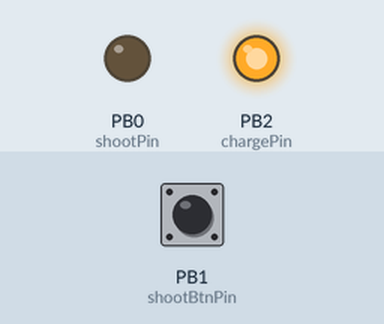
Recording of a program running on a simulated ATtiny85, built with avr-gcc and run on an emulated ATtiny85. Shown: output pins drawn as LEDs (lit = HIGH). The test bench sets the inputs (shaded band); at power-on: PB1 (shootBtnPin) HIGH.

Above: at 1.2 s.
1.3 s: PB1 (shootBtnPin) pulled LOW for 0.15 s
At 2.4 s:
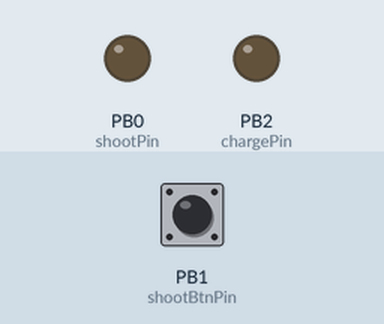
4.4 s: PB1 (shootBtnPin) pulled LOW for 1 s
At 8.2 s:
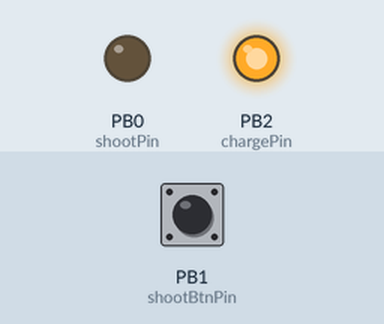
8.4 s: PB1 (shootBtnPin) pulled LOW for 3.2 s
At 9.0 s:
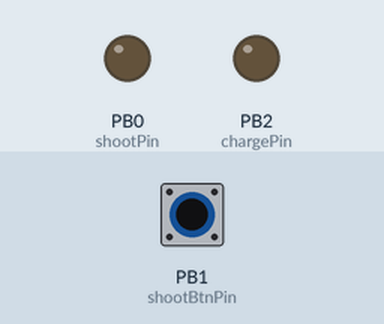
Timing chart, 0 to 12.9 s (numbered marks = the images above; inputs shaded):
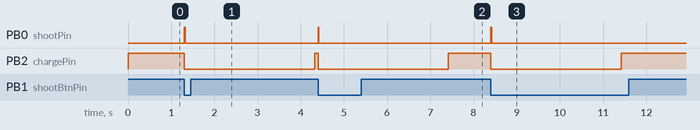

The program:

main.cpp
```cpp
#include <Arduino.h>
#include <SoftwareSerial.h>
#include <JC_Button.h> // https://github.com/JChristensen/JC_Button

const int shootPin = PB0;
const int shootBtnPin = PB1;
const int chargePin = PB2;

const int rf1TxPin = PB3;
const int rf1RxPin = PB4;

const int shootDelay = 20;

SoftwareSerial HC12(rf1RxPin, rf1TxPin);

String hc12String;
String substring;

Button shootBtn(shootBtnPin);

#define BAUDRATE 115200
#define RF_BAUDRATE 4800

// function declaration
String midString(String str, String start, String finish);
void shoot();

void setup()
{
    pinMode(shootBtnPin, INPUT);
    pinMode(chargePin, OUTPUT);
    pinMode(shootPin, OUTPUT);

    HC12.begin(RF_BAUDRATE);
    shootBtn.begin();
}

void loop()
{

    shootBtn.read();

    digitalWrite(chargePin, HIGH);

    if (shootBtn.wasPressed())
    {
        shoot();
    }

    while (HC12.available())
    {
        hc12String = HC12.readString();
    }

    substring = midString(hc12String, "_", "_");

    if (substring == "BUTTON1")
    {
        HC12.print("_LED_");
        shoot();

    }

    // empty the string after processing the data
    hc12String = "";
    substring = "";
}

void shoot()
{

    digitalWrite(chargePin, LOW);

    digitalWrite(shootPin, HIGH);
    delay(shootDelay);
    digitalWrite(shootPin, LOW);

    delay(3000);
    digitalWrite(chargePin, HIGH);
}

/**
 * Strip substring between two delimiters
 */
String midString(String str, String start, String finish)
{
    int locStart = str.indexOf(start);
    if (locStart == -1)
    {
        return "";
    }

    locStart += start.length();
    int locFinish = str.indexOf(finish, locStart);

    if (locFinish == -1)
    {
        return "";
    }

    return str.substring(locStart, locFinish);
}
```

Measured:
- after the input at 1.3 s, PB0 (shootPin): LOW → HIGH at once, → LOW 0.02 s later; PB2 (chargePin): HIGH → LOW at once, → HIGH 3.0 s later
- after the input at 4.4 s, PB0 (shootPin): LOW → HIGH at once, → LOW 0.02 s later; PB2 (chargePin): HIGH → LOW at once, → HIGH 3.0 s later
- after the input at 8.4 s, PB0 (shootPin): LOW → HIGH at once, → LOW 0.02 s later; PB2 (chargePin): HIGH → LOW at once, → HIGH 3.0 s later
